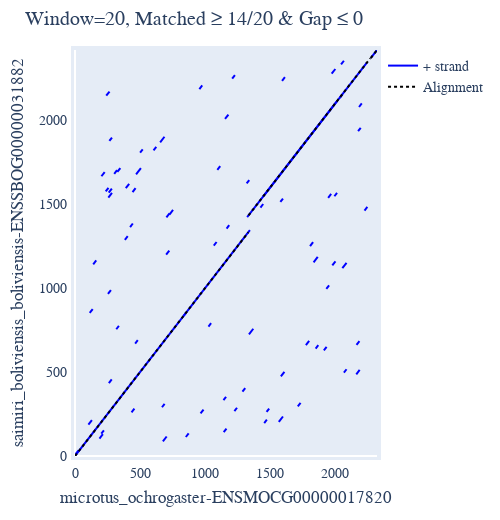

Notebook cell for this chart:
### Code cell
mafft_seqs_aligned.dotplot(name1 = 'microtus_ochrogaster-ENSMOCG00000017820', name2 = 'saimiri_boliviensis_boliviensis-ENSSBOG00000031882')

### Figure 1 — Plotly figure (JSON) as saved in the notebook; plotly's stock layout.template omitted (floating-point values rounded to 4 significant figures; data arrays with more than 128 entries replaced by an {"elided": "..."} marker saying what was removed)
{"data": [{"line": {"color": "blue"}, "mode": "lines", "name": "+ strand", "showlegend": true, "type": "scatter", "x": {"elided": "236 int values"}, "xaxis": "x", "y": {"elided": "236 int values"}, "yaxis": "y"}, {"line": {"color": "black", "dash": "dot"}, "mode": "lines", "name": "Alignment", "showlegend": true, "type": "scatter", "x": [0.2, 1331.0, null, 1332.0, 2267.0, null, 2271.0, 2318.0], "xaxis": "x", "y": [0, 1331, null, 1431, 2366, null, 2367, 2414], "yaxis": "y"}], "layout": {"autosize": false, "font": {"family": "Balto", "size": 14}, "height": 520.7, "hovermode": "closest", "margin": {"b": 50, "l": 50, "pad": 4, "r": 50, "t": 50}, "showlegend": true, "title": {"text": "Window=20, Matched ≥ 14/20 & Gap ≤ 0"}, "width": 500, "xaxis": {"mirror": true, "range": [0, 2319], "showgrid": false, "showline": true, "title": {"text": "microtus_ochrogaster-ENSMOCG00000017820"}, "visible": true}, "yaxis": {"mirror": true, "range": [0, 2415], "showgrid": false, "showline": true, "title": {"text": "saimiri_boliviensis_boliviensis-ENSSBOG00000031882"}, "visible": true}}}
